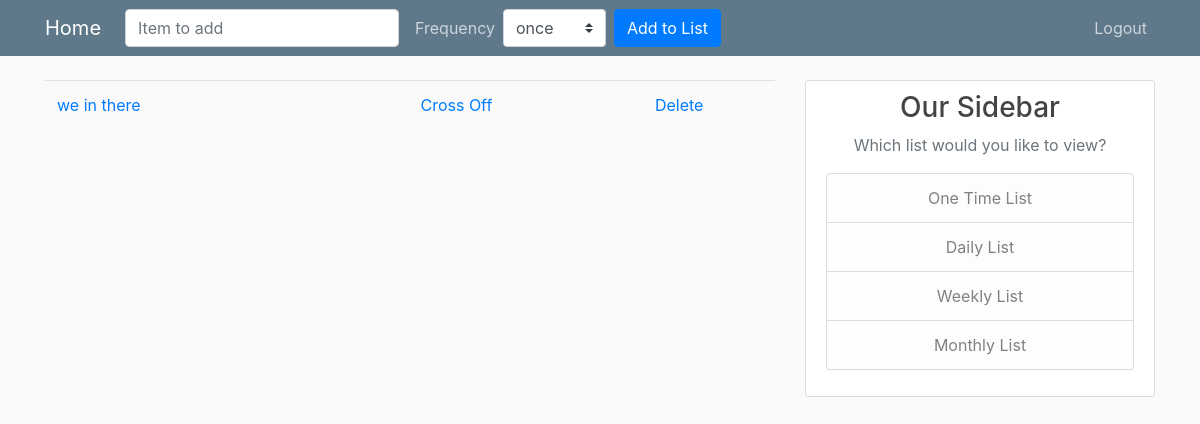
Before: /daily/ (signed in) with the older database file.
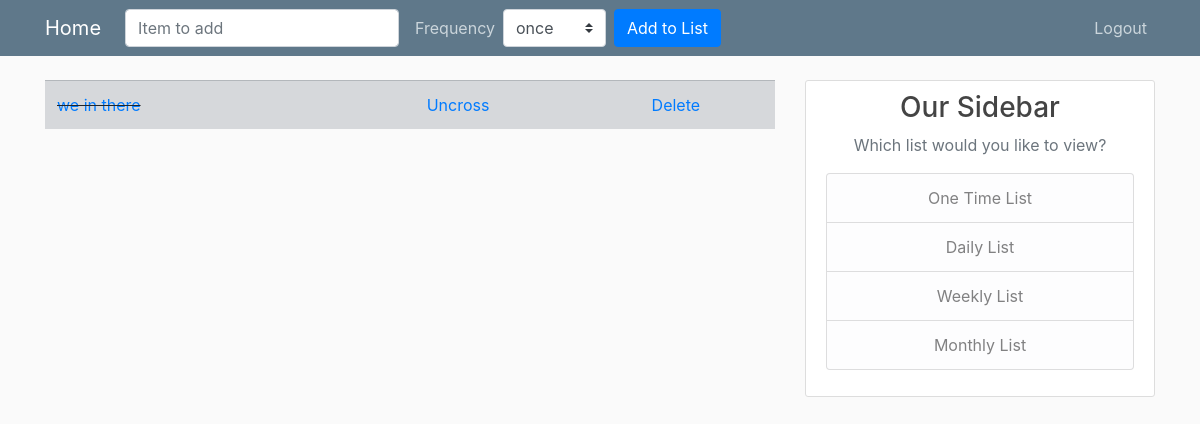
After: the same page with the newer database file.
### userLists/models.py (models this page shows, shortened)
class List(models.Model):
    task = models.CharField(max_length=256)
    dateCreated = models.DateTimeField(default=timezone.now)
    repeating = models.CharField(max_length=50)
    completed = models.BooleanField(default=False)
    author = models.ForeignKey(User, on_delete=models.CASCADE)

### userLists/views.py (the view)
# urls.py: path('daily/', views.daily, name="daily"),
@login_required()
def daily(request):
    if request.method == 'POST':
        form = ListForm(request.POST or None)
        form.instance.author = request.user
        if form.is_valid():
            form.save()
            all_items = List.objects.filter(author=User.objects.get(username=request.user))
            messages.success(request,('Task add!'))
            return render(request, 'userLists/daily.html', {'all_items': all_items})
    else:
        all_items = List.objects.filter(author=User.objects.get(username=request.user))
        return render(request, 'userLists/daily.html', {'all_items': all_items})

### userLists/templates/userLists/daily.html
{% extends "userLists/base.html" %}
{% block content %}
 <table class="table table=bordered">
    {% for entry in all_items %}
     {% if entry.repeating == 'daily' %}
        {% if entry.completed %}
            <tr class="table-secondary">
                <td class="striker"><a href="{% url 'edit' entry.id %}">{{ entry.task }}</a></td>
                <td><center><a href="{% url 'uncross' entry.id entry.repeating %}">Uncross</a></center></td>
                <td><center><a href="{% url 'delete' entry.id %}">Delete</a></center></td>
            </tr>
        {% else %}
            <tr>
                <td><a href="{% url 'edit' entry.id %}">{{ entry.task }}</a></td>
                <td><center><a href="{% url 'cross_off' entry.id entry.repeating %}">Cross Off</a></center></td>
                <td><center><a href="{% url 'delete' entry.id %}">Delete</a></center></td>
            </tr>
        {% endif %}
     {% endif %}
    {% endfor %}
</table>
{% endblock content %}

Changed rows visible on the page:
changed List "we in there": completed "Cross Off" → "Uncross"
